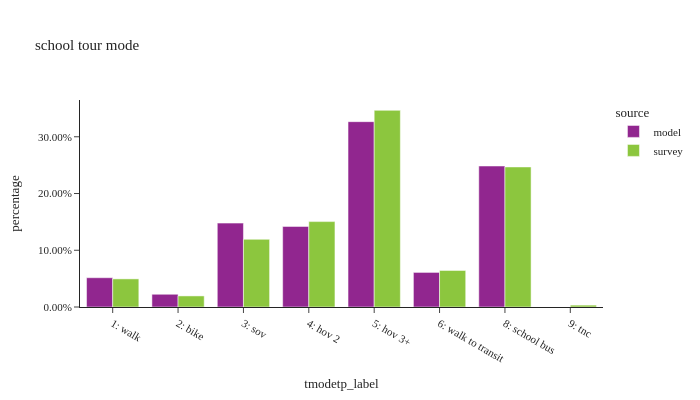

This figure's notebook cell:
### Code cell
df_plot = sc_tour.groupby(['source','tmodetp_label'])['toexpfac'].sum().reset_index()
df_plot['percentage'] = df_plot.groupby(['source'], group_keys=False)['toexpfac']. \
    apply(lambda x: x / float(x.sum()))

df_plot_ct = sc_tour.groupby(['source','tmodetp_label'])['toexpfac'].count().reset_index(). \
    rename(columns={'toexpfac':'sample count'})
df_plot = df_plot.merge(df_plot_ct, on=['source','tmodetp_label'])

fig = px.bar(df_plot.sort_values(by=['source']), x="tmodetp_label", y="percentage", color="source",
             barmode="group",hover_data=['sample count'],title="school tour mode")
fig.update_layout(height=400, width=700, font=dict(size=11),
                  xaxis = dict(dtick = 1, categoryorder='category ascending'),
                  yaxis=dict(tickformat=".2%"))
fig.show()

### Figure 1 — Plotly figure (JSON) as saved in the notebook; plotly's stock layout.template omitted (floating-point values rounded to 4 significant figures)
{"data": [{"alignmentgroup": "True", "customdata": [[39800], [17269], [118774], [112144], [254114], [31052], [198396], [14]], "hovertemplate": "source=model<br>tmodetp_label=%{x}<br>percentage=%{y}<br>sample count=%{customdata[0]}<extra></extra>", "legendgroup": "model", "marker": {"color": "#91268F", "pattern": {"shape": ""}}, "name": "model", "offsetgroup": "model", "orientation": "v", "showlegend": true, "textposition": "auto", "type": "bar", "x": ["1: walk", "2: bike", "3: sov", "4: hov 2", "5: hov 3+", "6: walk to transit", "8: school bus", "9: tnc"], "xaxis": "x", "y": [0.05161, 0.02245, 0.1478, 0.142, 0.3266, 0.06094, 0.2485, 1.742e-05], "yaxis": "y"}, {"alignmentgroup": "True", "customdata": [[76], [22], [47], [93], [189], [61], [159], [4]], "hovertemplate": "source=survey<br>tmodetp_label=%{x}<br>percentage=%{y}<br>sample count=%{customdata[0]}<extra></extra>", "legendgroup": "survey", "marker": {"color": "#8CC63E", "pattern": {"shape": ""}}, "name": "survey", "offsetgroup": "survey", "orientation": "v", "showlegend": true, "textposition": "auto", "type": "bar", "x": ["1: walk", "2: bike", "3: sov", "4: hov 2", "5: hov 3+", "6: walk to transit", "8: school bus", "9: tnc"], "xaxis": "x", "y": [0.04954, 0.01952, 0.1193, 0.1505, 0.3466, 0.06445, 0.2468, 0.003323], "yaxis": "y"}], "layout": {"barmode": "group", "font": {"size": 11}, "height": 400, "legend": {"title": {"text": "source"}, "tracegroupgap": 0}, "title": {"text": "school tour mode"}, "width": 700, "xaxis": {"anchor": "y", "categoryorder": "category ascending", "domain": [0.0, 1.0], "dtick": 1, "title": {"text": "tmodetp_label"}}, "yaxis": {"anchor": "x", "domain": [0.0, 1.0], "tickformat": ".2%", "title": {"text": "percentage"}}}}
